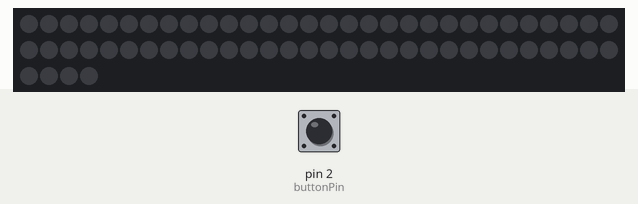
Simulated run of this sketch. Board: Arduino Uno, built with avr-gcc and run on an emulated ATmega328P. Shown: 64 RGB LEDs in strip order, left to right, continuing on the next row. The test bench sets the inputs (shaded band); at power-on: pin 2 (buttonPin) HIGH.

Above: at 1.2 s.
1.3 s: pin 2 (buttonPin) pulled LOW for 0.2 s
At 1.92 s:
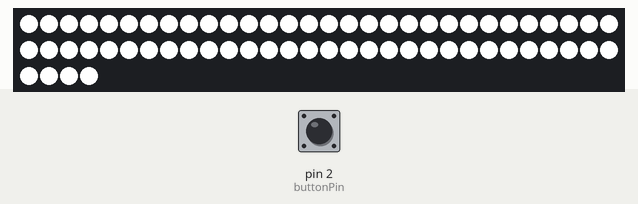
3.5 s: pin 2 (buttonPin) pulled LOW for 3.2 s
At 3.69 s:
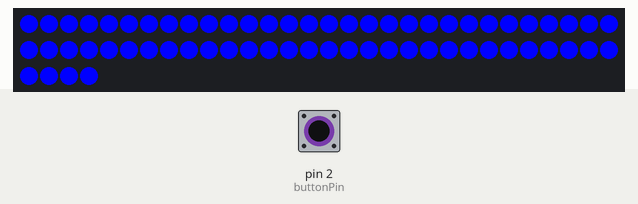
At 4.43 s:
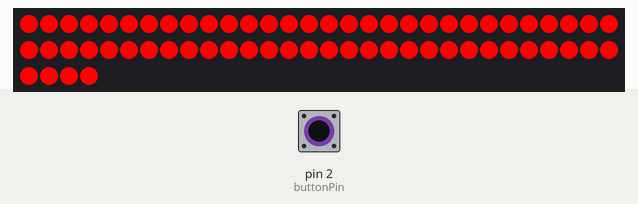
Timing chart, 0 to 6.5 s (numbered marks = the images above; inputs shaded):
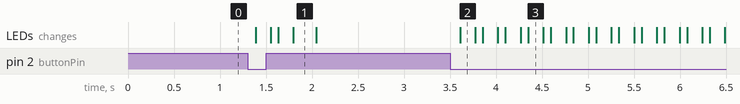

The sketch:

NeoPixelpoliceRing.ino
```cpp
// (licence header left out)
#include <Adafruit_NeoPixel.h>

#define PIN            6
#define NUMPIXELS      64

Adafruit_NeoPixel pixels = Adafruit_NeoPixel(NUMPIXELS, PIN, NEO_GRB + NEO_KHZ800);

int delayval = 80;
const int buttonPin = 2;       // the number of the pushbutton pin
int buttonState = 0;          // variable for reading the pushbutton status

void setup() {
  pixels.begin();     // This initializes the NeoPixel library.
  pinMode(buttonPin, INPUT);
}

void loop()
{
  buttonState = digitalRead(buttonPin);
  if (buttonState == LOW)
  {

    for(int i=0;i<NUMPIXELS;i=i+1)
    {
      pixels.setPixelColor(i, pixels.Color(0,0,254));
    }
    pixels.show();
    delay(delayval*2);

    for(int i=0;i<NUMPIXELS;i=i+1)
    {
      pixels.setPixelColor(i, pixels.Color(254,254,254));
    }
    pixels.show();
    delay(delayval);

    for(int i=0;i<NUMPIXELS;i=i+1)
    {
      pixels.setPixelColor(i, pixels.Color(254,0,0));
    }
    pixels.show();
    delay(delayval*2);

    for(int i=0;i<NUMPIXELS;i=i+1)
    {
      pixels.setPixelColor(i, pixels.Color(254,254,254));
    }
    pixels.show();
    delay(delayval);
  }
  else
  {
    for(int i=0;i<NUMPIXELS;i=i+1)
    {
      pixels.setPixelColor(i, pixels.Color(0,0,0));
      pixels.show();
    }
  }
}
```

Measured:
- after the input at 1.3 s, the LEDs: first change after 0.09 s (image 1 shows a later state)
- after the input at 3.5 s, the LEDs: change after 0.11 s (image 2)
